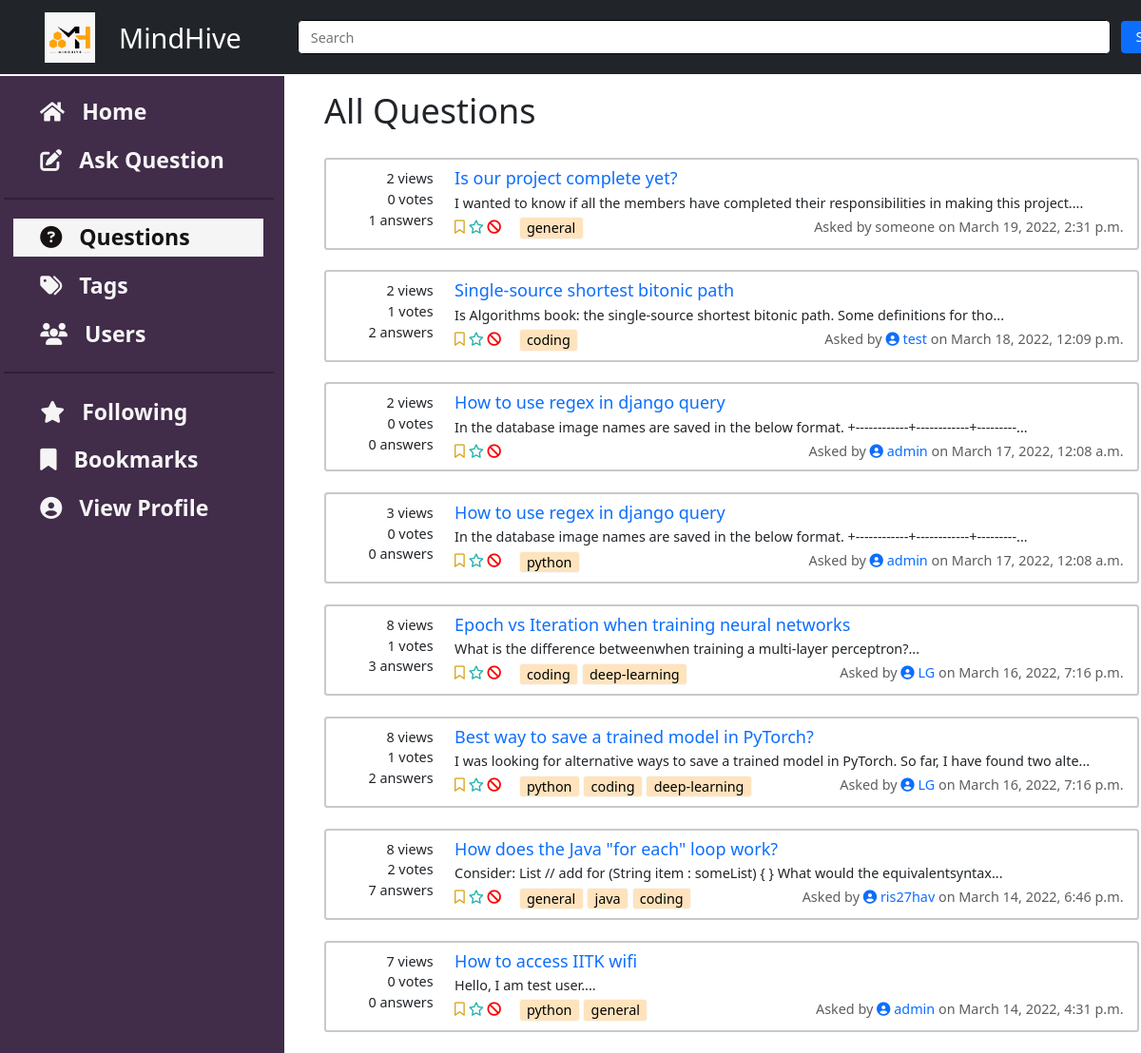
The app's page /home/questions, older data.
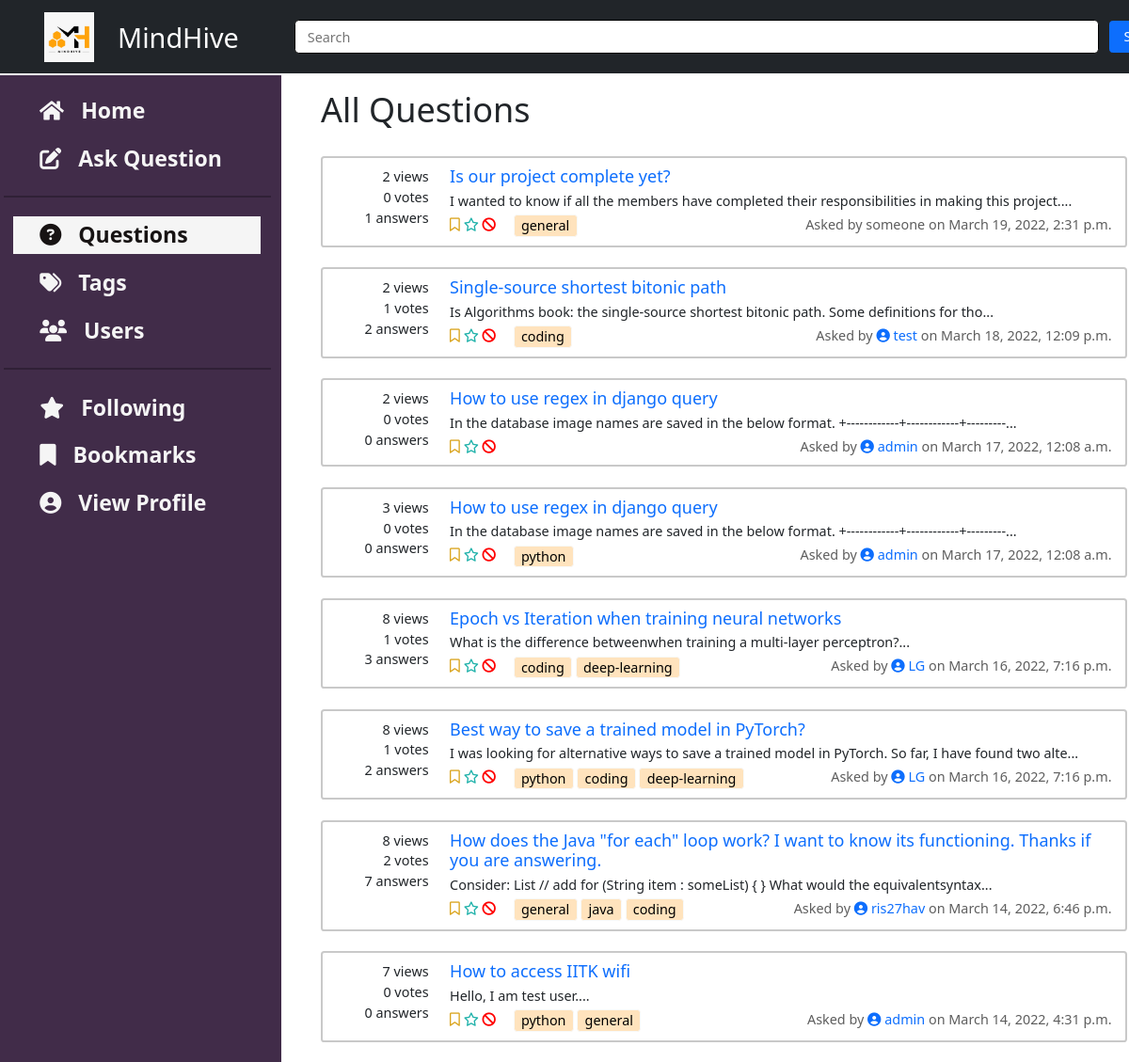
The same page, newer data.
### questions/models.py (models this page shows, shortened)
class Question(Content):
    title = models.CharField(max_length=100)
    tags = models.ManyToManyField(to='tags.Tag', blank=True)
    viewedBy = models.ManyToManyField(to='users.User', related_name='viewedBy', blank=True)
    def get_votes(self):
        return self.likedBy.count() - self.dislikedBy.count()
    def get_summary_text(self):
        text = re.sub(r'<.*?>|&+.*;+', '', self.text)
        return text[:100] + '...'
    class Meta:
        ordering = ['-pub_date']

### home/models.py (models this page shows, shortened)
class Content(models.Model):
    text = RichTextField()
    author = models.ForeignKey(to='users.User', on_delete=models.SET_NULL, related_name='author', null=True)
    anonymous = models.BooleanField(default=False)
    pub_date = models.DateTimeField('date published', default=datetime.now())
    likedBy = models.ManyToManyField(to='users.User', related_name='likedBy', blank=True)
    dislikedBy = models.ManyToManyField(to='users.User', related_name='dislikedBy', blank=True)
    def get_author_name(self):
        if self.anonymous:
            return 'Anonymous User'
        else:
            return self.author.name
    def get_author_id(self):
        if self.anonymous:
            return 'Anonymous User'
        else:
            return self.author_id

### users/models.py (models this page shows, shortened)
class User(AbstractUser):
    username = models.CharField(max_length=20,blank=False)
    email = models.EmailField(
        verbose_name='email address',
        max_length=255,
        unique=True,
        blank=False,
    )
    name = models.CharField(max_length=20, blank=True, null=True)
    roll_no=models.CharField(max_length=8, blank=True, null=True)
    profile_image = models.ImageField(upload_to='profile_image', default='default.jpg')
    blocked = models.BooleanField(default=False)
    followingQuestions = models.ManyToManyField(to='questions.Question', related_name='users_following', blank=True)
    bookmarkQuestions = models.ManyToManyField(to='questions.Question', related_name='users_bookmarked', blank=True)
    favouriteTags = models.ManyToManyField(to='tags.Tag', blank=True)
    objects = UserInfoManager()
    USERNAME_FIELD = 'email'
    REQUIRED_FIELDS = ['username' ]

### home/views.py (the view)
# urls.py: path('questions', views.allQuestionsView, name='view_questions'),
def allQuestionsView(request):
    questions = Question.objects.all()
    return render(request, 'home/questions.html', {'questions' : questions})

### home/templates/home/questions.html (shortened to what this page needs)
{% extends 'questions_list.html' %}
{% block heading %}
All Questions
{% endblock %}

### templates/questions_list.html (shortened to what this page needs)
{% extends 'base.html' %}
{% block insert_content %}
<h1 class="container">
    {% block heading %}{% endblock %}
</h1>
<br>
<div class="container">
    {% if questions %}
    {%for question in questions%}
    <div class="card d-flex flex-row ">
        <div class="d-flex flex-column align-middle ques-stats">
            <span>{{question.viewedBy.count}} views</span>
            <span>{{question.get_votes}} votes</span>
            <span>{{question.answer_set.count}} answers</span>
        </div>
        <div class="d-flex flex-column">
            <a href="{% url 'questions:view_question' question_id=question.id %}" style="text-decoration: none;">
                <h5 style="margin-bottom: 4px;">{{question.title}}</h5>
            </a>
            <div style="margin-bottom: 4px;">{{question.get_summary_text}}</div>
            <div class="d-flex flex-row">
                <span>
                    <form class="follow-bookmark-form icon-only-buttons" style="display:inline">
                        <button type="submit" class="bookmark" name="action" , value="bookmark">
                            {% if user in question.users_bookmarked.all %}
                            <i class="fa-solid fa-bookmark"></i>
                            {% else %}
                            <i class="fa-regular fa-bookmark"></i>
                            {% endif %}
                        </button>
                        <button type="submit" class="follow" name="action" , value="follow">
                            {% if user in question.users_following.all %}
                            <i class="fa-solid fa-star"></i>
                            {% else %}
                            <i class="fa-regular fa-star"></i>
                            {% endif %}
                        </button>
                    </form>
                    <form class="icon-only-buttons" action="{% url 'questions:report' question.id %}" method="GET"
                        style="display:inline">
                        <button type="submit" name="id" , value={{question.id}}>
                            <i class="fa-solid fa-ban"></i>
                        </button>
                    </form>
                    {% for tag in question.tags.all %}
                    {% if tag in user.favouriteTags.all %}
                    <a class="btn btn-success" style="padding: 0px 8px;" href="#" class="tag_questions">{{tag.name}}</a>
                    {% else %}
                    <a class="btn btn-light" style="padding: 0px 8px; background-color: rgb(255, 227, 189);" href="#"
                        class="tag_questions">{{tag.name}}</a>
                    {% endif %}
                    {% endfor %}
                </span>
                <div class="text-right" style="position: absolute; right: 16px; color: rgb(94, 94, 94);">Asked by
                    {% if question.get_author_name == 'Anonymous User' %}
                    someone
                    {% else %}
                    <a href="{% url 'users:view_user' pk=question.get_author_id %}" style="text-decoration: none;">
                        <i class="fa-solid fa-circle-user"></i>
                        {{question.author.username}}
                    </a>
                    {% endif %}
                    on {{question.pub_date}}
                </div>
            </div>
        </div>
    </div>
    <br />
    {%endfor%}
    {% else %}
    <h2>
        {% block empty_message %}
        No questions to display.
        {% endblock %}
    </h2>
    {% endif %}
</div>
{% endblock %}

Row changes from the older to the newer data that the page shows:
changed Question "ris27hav": title "How does the Java \"for each\" loop work?" → "How does the Java \"for each\" loop work? I want to know its functioning. Thanks if you are answering."
